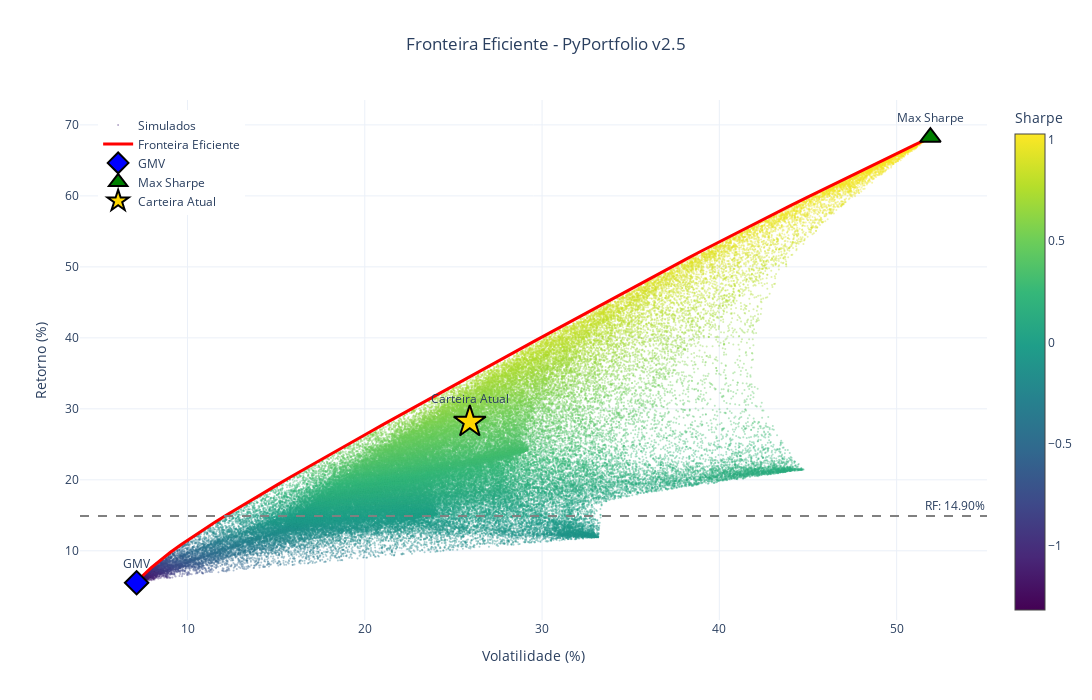

Notebook cell for this chart:
### Markdown cell above
---
## 📊 BLOCO 6 - VISUALIZAÇÕES

### Code cell
# =============================================================================
# GRÁFICO: FRONTEIRA EFICIENTE
# =============================================================================

carteiras_especiais = {
    'GMV': {
        'retorno': ret_gmv, 'volatilidade': vol_gmv, 'sharpe': sharpe_gmv,
        'pesos': pesos_gmv, 'nomes': ATIVOS_OTIMIZACAO
    },
    'Max Sharpe': {
        'retorno': ret_max_sharpe, 'volatilidade': vol_max_sharpe, 'sharpe': sharpe_max_sharpe,
        'pesos': pesos_max_sharpe, 'nomes': ATIVOS_OTIMIZACAO
    }
}

if TEM_CARTEIRA_ATUAL:
    carteiras_especiais['Carteira Atual'] = {
        'retorno': ret_atual, 'volatilidade': vol_atual, 'sharpe': sharpe_atual,
        'pesos': pesos_carteira, 'nomes': ATIVOS_OTIMIZACAO
    }

fig_frontier = criar_grafico_fronteira(
    ret_sim, vol_sim, sharpe_sim,
    fronteira_vols, fronteira_rets,
    carteiras_especiais, RF_ANUAL,
    titulo="Fronteira Eficiente - PyPortfolio v2.5"
)
fig_frontier.show()

### Figure 1 — Plotly figure (JSON) as saved in the notebook; plotly's stock layout.template omitted (floating-point values rounded to 4 significant figures; data arrays with more than 128 entries replaced by an {"elided": "..."} marker saying what was removed)
{"data": [{"hovertemplate": "Vol: %{x:.2f}%<br>Ret: %{y:.2f}%<extra></extra>", "marker": {"color": {"elided": "100000 float values"}, "colorbar": {"title": {"text": "Sharpe"}, "x": 1.02}, "colorscale": [[0, "#440154"], [0.1111, "#482878"], [0.2222, "#3e4989"], [0.3333, "#31688e"], [0.4444, "#26828e"], [0.5556, "#1f9e89"], [0.6667, "#35b779"], [0.7778, "#6ece58"], [0.8889, "#b5de2b"], [1, "#fde725"]], "opacity": 0.4, "size": 2}, "mode": "markers", "name": "Simulados", "type": "scatter", "x": {"elided": "100000 float values"}, "y": {"elided": "100000 float values"}}, {"line": {"color": "red", "width": 3}, "mode": "lines", "name": "Fronteira Eficiente", "type": "scatter", "x": [7.129, 7.505, 7.957, 8.466, 9.019, 9.608, 10.23, 10.87, 11.54, 12.23, 12.93, 13.63, 14.35, 15.08, 15.81, 16.55, 17.3, 18.04, 18.8, 19.55, 20.31, 21.07, 21.84, 22.6, 23.37, 24.14, 24.91, 25.69, 26.46, 27.24, 28.01, 28.79, 29.57, 30.35, 31.13, 31.91, 32.69, 33.48, 34.26, 35.04, 35.83, 36.62, 37.42, 38.23, 39.05, 39.87, 40.7, 41.53, 42.37, 43.22, 44.07, 44.92, 45.78, 46.64, 47.51, 48.38, 49.26, 50.13, 51.01, 51.9], "y": [5.5, 6.564, 7.628, 8.692, 9.755, 10.82, 11.88, 12.95, 14.01, 15.07, 16.14, 17.2, 18.26, 19.33, 20.39, 21.46, 22.52, 23.58, 24.65, 25.71, 26.77, 27.84, 28.9, 29.97, 31.03, 32.09, 33.16, 34.22, 35.28, 36.35, 37.41, 38.48, 39.54, 40.6, 41.67, 42.73, 43.79, 44.86, 45.92, 46.99, 48.05, 49.11, 50.18, 51.24, 52.3, 53.37, 54.43, 55.49, 56.56, 57.62, 58.69, 59.75, 60.81, 61.88, 62.94, 64.0, 65.07, 66.13, 67.2, 68.26]}, {"hovertemplate": "<b>GMV</b><br>Ret: 5.50%<br>Vol: 7.13%<br>Sharpe: -1.318<br><br>JP Morgan Global High Yield Bon: 100.0%<extra></extra>", "marker": {"color": "blue", "line": {"color": "black", "width": 2}, "size": 18, "symbol": "diamond"}, "mode": "markers+text", "name": "GMV", "text": ["GMV"], "textposition": "top center", "type": "scatter", "x": [7.129], "y": [5.5]}, {"hovertemplate": "<b>Max Sharpe</b><br>Ret: 68.26%<br>Vol: 51.90%<br>Sharpe: 1.028<br><br>NVDA: 100.0%<extra></extra>", "marker": {"color": "green", "line": {"color": "black", "width": 2}, "size": 18, "symbol": "triangle-up"}, "mode": "markers+text", "name": "Max Sharpe", "text": ["Max Sharpe"], "textposition": "top center", "type": "scatter", "x": [51.9], "y": [68.26]}, {"hovertemplate": "<b>Carteira Atual</b><br>Ret: 28.17%<br>Vol: 25.92%<br>Sharpe: 0.512<br><br>GOOGL: 23.1%<br>NVDA: 21.2%<br>NDAQ: 16.8%<br>META: 15.5%<br>AMZN: 14.4%<br>JP Morgan Global High Yield Bon: 8.6%<extra></extra>", "marker": {"color": "gold", "line": {"color": "black", "width": 2}, "size": 24, "symbol": "star"}, "mode": "markers+text", "name": "Carteira Atual", "text": ["Carteira Atual"], "textposition": "top center", "type": "scatter", "x": [25.92], "y": [28.17]}], "layout": {"annotations": [{"showarrow": false, "text": "RF: 14.90%", "x": 1, "xanchor": "right", "xref": "x domain", "y": 14.9, "yanchor": "bottom", "yref": "y"}], "height": 700, "legend": {"x": 0.02, "y": 0.98}, "shapes": [{"line": {"color": "gray", "dash": "dash"}, "type": "line", "x0": 0, "x1": 1, "xref": "x domain", "y0": 14.9, "y1": 14.9, "yref": "y"}], "title": {"text": "Fronteira Eficiente - PyPortfolio v2.5", "x": 0.5}, "width": 1100, "xaxis": {"title": {"text": "Volatilidade (%)"}}, "yaxis": {"title": {"text": "Retorno (%)"}}}}
